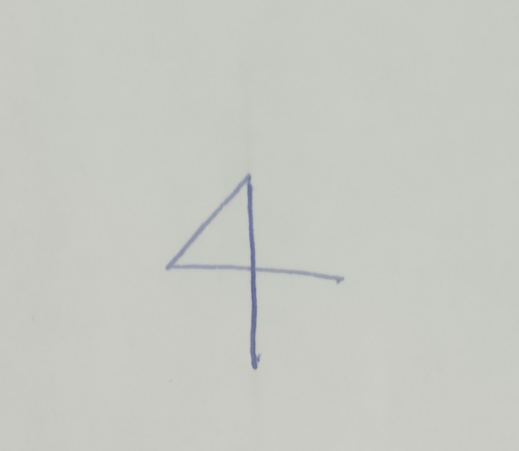
#> input picture FUN WITH PYTHON/image_related/four.jpeg, 1037 x 901 px (shown at 1/2 size)
$ python resize_digits.py
#> lines starting #> are read from the running program, lines starting #| are printed output that depends on the picture
import cv2
import numpy as np
import matplotlib.pyplot as plt

image = cv2.imread("four.jpeg", 1)
#> image is the input picture: shape (901, 1037, 3); mean B, G, R 195, 201.3, 199.1
# Loading the image

half = cv2.resize(image, (0, 0), fx = 0.1, fy = 0.1)
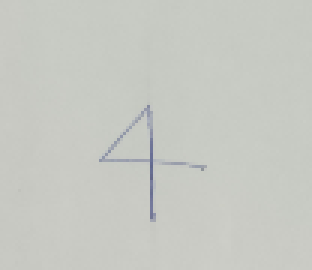
#> half: shape (90, 104, 3) (shown 3 times larger); mean B, G, R 195.1, 201.4, 199.2
bigger = cv2.resize(image, (1050, 1610))
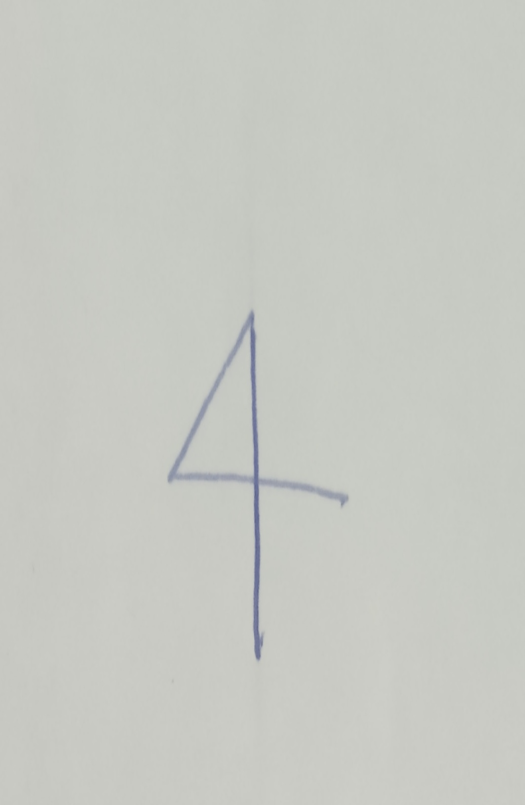
#> bigger: shape (1610, 1050, 3) (shown at 1/2 size); mean B, G, R 195, 201.3, 199.1

stretch_near = cv2.resize(image, (780, 540),
			interpolation = cv2.INTER_NEAREST)
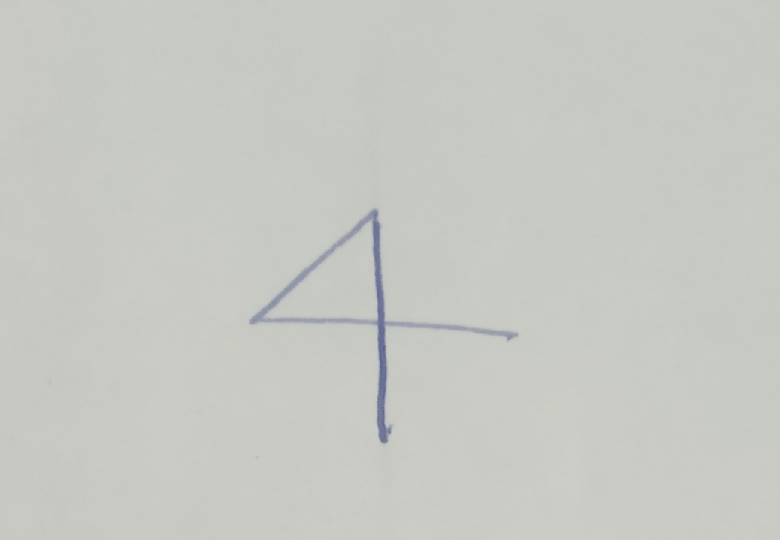
#> stretch_near: shape (540, 780, 3); mean B, G, R 195, 201.3, 199.1
req_img = cv2.resize(image,(8,8))

final_path = (r'E:\abhay'+'.jpeg')
cv2.imwrite(final_path,req_img)
Titles =["Original", "Half", "Bigger", "Interpolation Nearest","requrired"]
images =[image, half, bigger,req_img, stretch_near]
count = 4
for i in range(count):
	plt.subplot(2, 2, i + 1)
	plt.title(Titles[i])
	plt.imshow(images[i])

plt.show()
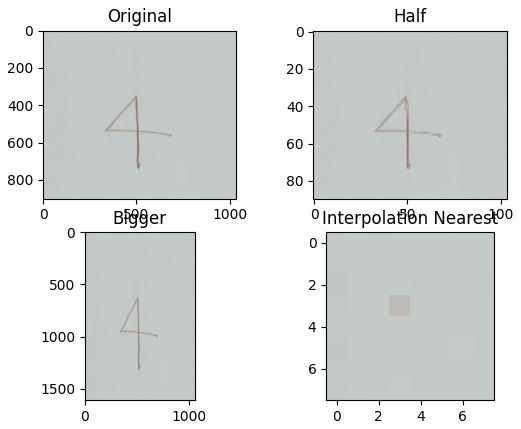
#> figure drawn by matplotlib, 4 panels; B, G, R data is drawn as R, G, B
